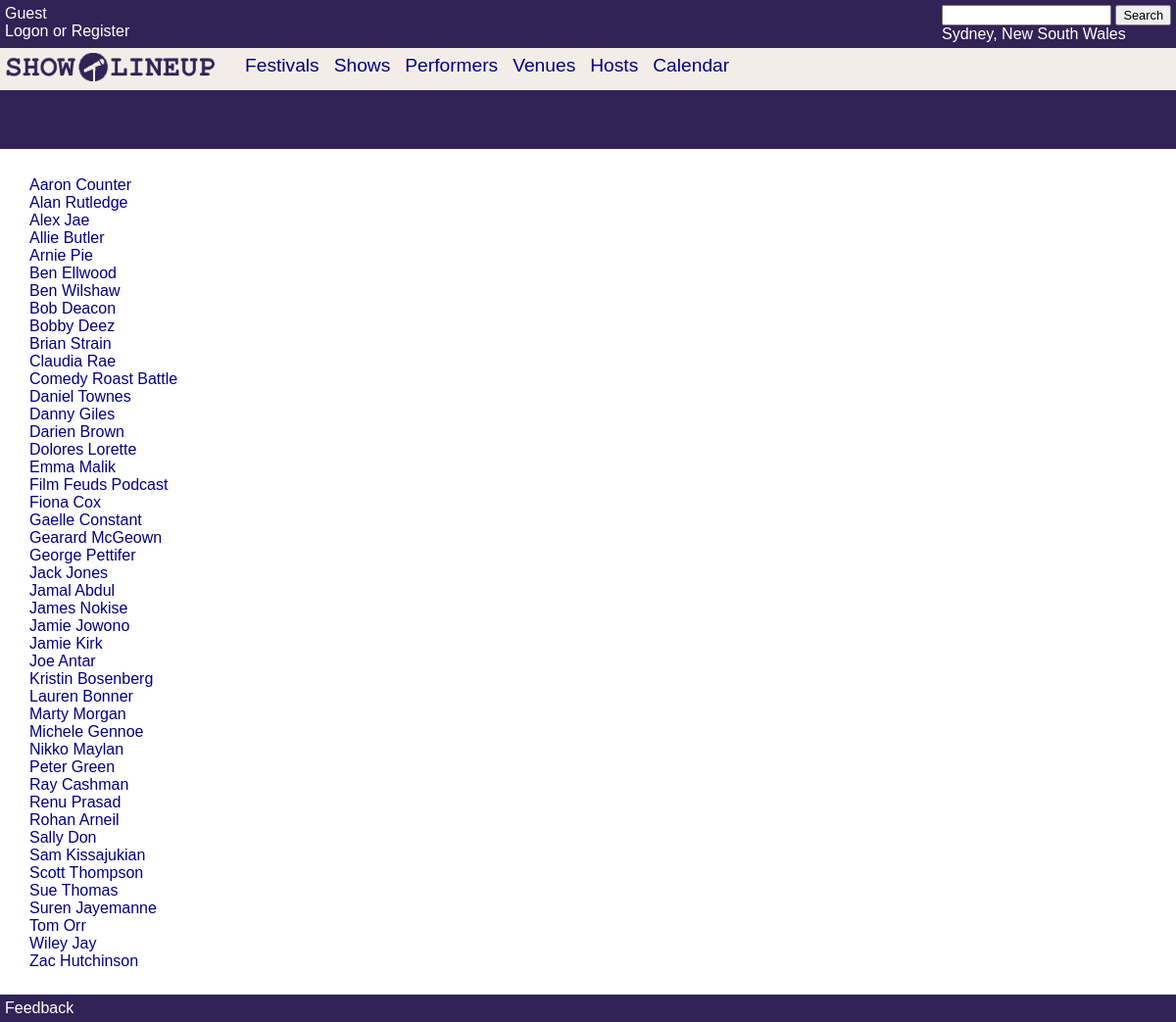
/Performers/index.php, run on the app's committed database.
### tables this page shows
CREATE TABLE `evpperformer` (
  `PerformerId` varchar(64) NOT NULL,
  `PerformerName` varchar(200) DEFAULT NULL,
  `PerformerStatus` int(11) DEFAULT NULL,
  `PerformerUrlFriendlyName` varchar(200) NOT NULL,
  `PerformerDesc` longtext,
  `PicSmall` varchar(50) DEFAULT NULL,
  `PicLarge` varchar(50) DEFAULT NULL,
  PRIMARY KEY (`PerformerId`)
);

### include/dl_performer.php (the view, shortened to what this page needs)
<?php
function DL_PerformerInvolvedAndList(){
	$conn = DBConnect();
	if($conn){
		$sql = "select p.* from evpperformer p"
			." inner join evpperformerlocation pl on p.PerformerId = pl.PerformerId";
		if(isset($_SESSION["locarea"])){
			$sql = $sql . " where p.PerformerStatus = 1 and pl.LocationAreaId = " . ParseS($_SESSION["locarea"]);
		}else{
			$sql = "inner join evplocationarea la on pl.LocationAreaId = la.LocationAreaId"
				." inner join evplocationregion lr on la.LocationRegionId = lr.LocationRegionId"
				." where p.PerformerStatus = 0 and lr.LocationRegionId = " . ParseS($_SESSION["locregion"]);
		}
		$sql = $sql . " order by p.PerformerName";
		$result = mysqli_query($conn, $sql);
		if (mysqli_num_rows($result) > 0) {
			echo '<br />';
			while($row = mysqli_fetch_assoc($result)) {
				echo '<div><a href="' . $row['PerformerUrlFriendlyName'] .'">' . $row['PerformerName'] . '</a></div>';
			}
		}else{
			echo "<div>There are no Performers in this area.</div>";
		}
	}
}
?>

### Content/Site.css (style rules this page uses)
body { padding:0; margin:0; }
a:link, a:hover, a:visited { color:Navy; }
a:link, a:visited { text-decoration:none; }

### data on the page
evpperformer: PerformerName "Aaron Counter"
evpperformer: PerformerName "Alan Rutledge"
evpperformer: PerformerName "Alex Jae"
evpperformer: PerformerName "Allie Butler"
evpperformer: PerformerName "Arnie Pie"
evpperformer: PerformerName "Ben Ellwood"
evpperformer: PerformerName "Ben Wilshaw"
evpperformer: PerformerName "Bob Deacon"
evpperformer: PerformerName "Bobby Deez"
evpperformer: PerformerName "Brian Strain"
evpperformer: PerformerName "Claudia Rae"
evpperformer: PerformerName "Comedy Roast Battle"
evpperformer: PerformerName "Daniel Townes"
evpperformer: PerformerName "Danny Giles"
evpperformer: PerformerName "Darien Brown"
evpperformer: PerformerName "Dolores Lorette"
evpperformer: PerformerName "Emma Malik"
evpperformer: PerformerName "Film Feuds Podcast"
evpperformer: PerformerName "Fiona Cox"
evpperformer: PerformerName "Gaelle Constant"
evpperformer: PerformerName "Gearard McGeown"
evpperformer: PerformerName "George Pettifer"
evpperformer: PerformerName "Jack Jones"
evpperformer: PerformerName "Jamal Abdul"
evpperformer: PerformerName "James Nokise"
evpperformer: PerformerName "Jamie Jowono"
evpperformer: PerformerName "Jamie Kirk"
evpperformer: PerformerName "Joe Antar"
evpperformer: PerformerName "Kristin Bosenberg"
evpperformer: PerformerName "Lauren Bonner"
evpperformer: PerformerName "Marty Morgan"
evpperformer: PerformerName "Michele Gennoe"
evpperformer: PerformerName "Nikko Maylan"
evpperformer: PerformerName "Peter Green"
evpperformer: PerformerName "Ray Cashman"
evpperformer: PerformerName "Renu Prasad"
evpperformer: PerformerName "Rohan Arneil"
evpperformer: PerformerName "Sally Don"
evpperformer: PerformerName "Sam Kissajukian"
evpperformer: PerformerName "Scott Thompson"
evpperformer: PerformerName "Sue Thomas"
evpperformer: PerformerName "Suren Jayemanne"
evpperformer: PerformerName "Tom Orr"
evpperformer: PerformerName "Wiley Jay"
evpperformer: PerformerName "Zac Hutchinson"

### other printed values
$_SESSION["locdesc"] "Sydney, New South Wales"
$pageItems[$navIdx] "Festival"
$pageItems[$navIdx] "Show"
$pageItems[$navIdx] "Performer"
$pageItems[$navIdx] "Venue"
$pageItems[$navIdx] "Host"
